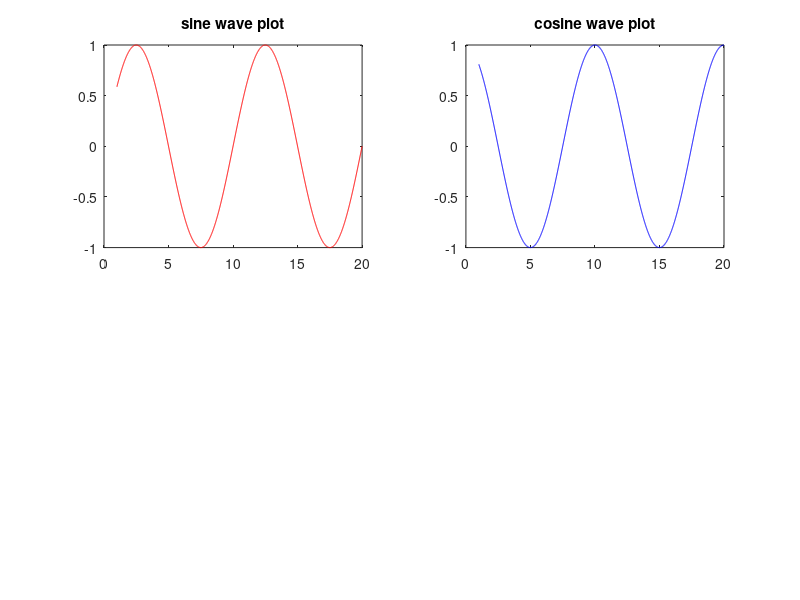

MATLAB code for this plot:
t = 1:0.01:20;
y1 = sin(2*pi*t/10);
y2 = cos(2*pi*t/10);
subplot(2,2,1)
plot(t,y1,'r');
title("sine wave plot");
subplot(2,2,2)
plot(t,y2,'b');
title("cosine wave plot");